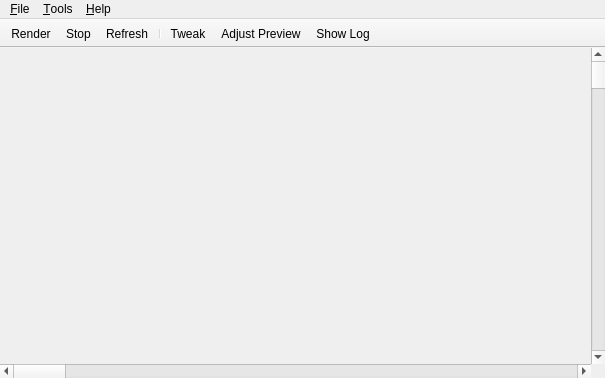
<?xml version="1.0" encoding="UTF-8"?>
<ui version="4.0">
 <class>MainWindow</class>
 <widget class="QMainWindow" name="MainWindow">
  <property name="geometry">
   <rect>
    <x>0</x>
    <y>0</y>
    <width>605</width>
    <height>378</height>
   </rect>
  </property>
  <property name="windowTitle">
   <string>Mitsuba renderer</string>
  </property>
  <property name="windowIcon">
   <iconset resource="resources.qrc">
    <normaloff>:/resources/appicon.png</normaloff>:/resources/appicon.png</iconset>
  </property>
  <property name="autoFillBackground">
   <bool>true</bool>
  </property>
  <property name="toolButtonStyle">
   <enum>Qt::ToolButtonTextUnderIcon</enum>
  </property>
  <property name="animated">
   <bool>false</bool>
  </property>
  <property name="documentMode">
   <bool>true</bool>
  </property>
  <property name="dockNestingEnabled">
   <bool>false</bool>
  </property>
  <property name="unifiedTitleAndToolBarOnMac">
   <bool>true</bool>
  </property>
  <widget class="QWidget" name="centralWidget">
   <layout class="QGridLayout" name="gridLayout" rowstretch="0,1,0" columnstretch="1,0">
    <property name="margin">
     <number>0</number>
    </property>
    <property name="spacing">
     <number>0</number>
    </property>
    <item row="1" column="0">
     <widget class="GLWidget" name="glView" native="true">
      <property name="sizePolicy">
       <sizepolicy hsizetype="Preferred" vsizetype="Preferred">
        <horstretch>0</horstretch>
        <verstretch>0</verstretch>
       </sizepolicy>
      </property>
     </widget>
    </item>
    <item row="1" column="1">
     <widget class="QScrollBar" name="vScrollBar">
      <property name="singleStep">
       <number>25</number>
      </property>
      <property name="orientation">
       <enum>Qt::Vertical</enum>
      </property>
     </widget>
    </item>
    <item row="2" column="0">
     <widget class="QScrollBar" name="hScrollBar">
      <property name="enabled">
       <bool>true</bool>
      </property>
      <property name="singleStep">
       <number>25</number>
      </property>
      <property name="tracking">
       <bool>true</bool>
      </property>
      <property name="orientation">
       <enum>Qt::Horizontal</enum>
      </property>
      <property name="invertedAppearance">
       <bool>false</bool>
      </property>
      <property name="invertedControls">
       <bool>true</bool>
      </property>
     </widget>
    </item>
    <item row="0" column="0" colspan="2">
     <widget class="CustomTabBar" name="tabBar" native="true">
      <property name="focusPolicy">
       <enum>Qt::NoFocus</enum>
      </property>
     </widget>
    </item>
   </layout>
  </widget>
  <widget class="QMenuBar" name="menuBar">
   <property name="geometry">
    <rect>
     <x>0</x>
     <y>0</y>
     <width>605</width>
     <height>25</height>
    </rect>
   </property>
   <widget class="QMenu" name="menuFile">
    <property name="title">
     <string>&amp;File</string>
    </property>
    <widget class="QMenu" name="menuOpen_Recent">
     <property name="title">
      <string>Open Recent</string>
     </property>
    </widget>
    <addaction name="actionOpen"/>
    <addaction name="menuOpen_Recent"/>
    <addaction name="actionImport"/>
    <addaction name="separator"/>
    <addaction name="actionRefresh"/>
    <addaction name="actionAdjustSize"/>
    <addaction name="actionDuplicateTab"/>
    <addaction name="separator"/>
    <addaction name="actionSave"/>
    <addaction name="actionSaveAs"/>
    <addaction name="actionExportImage"/>
    <addaction name="separator"/>
    <addaction name="actionClose"/>
    <addaction name="actionExit"/>
   </widget>
   <widget class="QMenu" name="menuHelp">
    <property name="title">
     <string>&amp;Help</string>
    </property>
    <property name="separatorsCollapsible">
     <bool>false</bool>
    </property>
    <addaction name="actionReferenceManual"/>
    <addaction name="actionNavigationControls"/>
    <addaction name="separator"/>
    <addaction name="actionFeedback"/>
    <addaction name="actionReportBug"/>
    <addaction name="separator"/>
    <addaction name="actionAbout"/>
   </widget>
   <widget class="QMenu" name="menuTools">
    <property name="title">
     <string>&amp;Tools</string>
    </property>
    <addaction name="actionUpdateCheck"/>
    <addaction name="actionStartServer"/>
    <addaction name="separator"/>
    <addaction name="actionSettings"/>
   </widget>
   <addaction name="menuFile"/>
   <addaction name="menuTools"/>
   <addaction name="menuHelp"/>
  </widget>
  <widget class="QToolBar" name="toolBar">
   <property name="enabled">
    <bool>true</bool>
   </property>
   <property name="sizePolicy">
    <sizepolicy hsizetype="Preferred" vsizetype="Preferred">
     <horstretch>0</horstretch>
     <verstretch>0</verstretch>
    </sizepolicy>
   </property>
   <property name="cursor">
    <cursorShape>ArrowCursor</cursorShape>
   </property>
   <property name="windowTitle">
    <string>toolBar</string>
   </property>
   <property name="movable">
    <bool>false</bool>
   </property>
   <property name="allowedAreas">
    <set>Qt::TopToolBarArea</set>
   </property>
   <property name="iconSize">
    <size>
     <width>32</width>
     <height>32</height>
    </size>
   </property>
   <property name="toolButtonStyle">
    <enum>Qt::ToolButtonIconOnly</enum>
   </property>
   <property name="floatable">
    <bool>false</bool>
   </property>
   <attribute name="toolBarArea">
    <enum>TopToolBarArea</enum>
   </attribute>
   <attribute name="toolBarBreak">
    <bool>false</bool>
   </attribute>
   <addaction name="actionRender"/>
   <addaction name="actionStop"/>
   <addaction name="actionRefresh"/>
   <addaction name="separator"/>
   <addaction name="actionRenderSettings"/>
   <addaction name="actionPreviewSettings"/>
   <addaction name="actionShowLog"/>
  </widget>
  <action name="actionOpen">
   <property name="checkable">
    <bool>false</bool>
   </property>
   <property name="icon">
    <iconset resource="resources.qrc">
     <normaloff>:/resources/open16.png</normaloff>:/resources/open16.png</iconset>
   </property>
   <property name="text">
    <string>&amp;Open ..</string>
   </property>
   <property name="shortcut">
    <string>Ctrl+O</string>
   </property>
  </action>
  <action name="actionRender">
   <property name="icon">
    <iconset resource="resources.qrc">
     <normaloff>:/resources/play.png</normaloff>:/resources/play.png</iconset>
   </property>
   <property name="text">
    <string>Render</string>
   </property>
   <property name="toolTip">
    <string>Start rendering</string>
   </property>
  </action>
  <action name="actionStop">
   <property name="icon">
    <iconset resource="resources.qrc">
     <normaloff>:/resources/stop.png</normaloff>:/resources/stop.png</iconset>
   </property>
   <property name="text">
    <string>Stop</string>
   </property>
   <property name="toolTip">
    <string>Stop rendering (and return to preview mode)</string>
   </property>
  </action>
  <action name="actionRefresh">
   <property name="icon">
    <iconset resource="resources.qrc">
     <normaloff>:/resources/refresh.png</normaloff>:/resources/refresh.png</iconset>
   </property>
   <property name="text">
    <string>&amp;Refresh</string>
   </property>
   <property name="toolTip">
    <string>Reload the scene file</string>
   </property>
   <property name="shortcut">
    <string>Ctrl+R</string>
   </property>
  </action>
  <action name="actionRenderSettings">
   <property name="enabled">
    <bool>true</bool>
   </property>
   <property name="icon">
    <iconset resource="resources.qrc">
     <normaloff>:/resources/settings.png</normaloff>:/resources/settings.png</iconset>
   </property>
   <property name="text">
    <string>Tweak</string>
   </property>
   <property name="toolTip">
    <string>Change rendering-related settings ..</string>
   </property>
  </action>
  <action name="actionExit">
   <property name="text">
    <string>E&amp;xit</string>
   </property>
   <property name="shortcut">
    <string>Ctrl+Q</string>
   </property>
  </action>
  <action name="actionAbout">
   <property name="icon">
    <iconset resource="resources.qrc">
     <normaloff>:/resources/about16.png</normaloff>:/resources/about16.png</iconset>
   </property>
   <property name="text">
    <string>&amp;About Mitsuba</string>
   </property>
  </action>
  <action name="actionSave">
   <property name="icon">
    <iconset resource="resources.qrc">
     <normaloff>:/resources/save16.png</normaloff>:/resources/save16.png</iconset>
   </property>
   <property name="text">
    <string>&amp;Save</string>
   </property>
   <property name="shortcut">
    <string>Ctrl+S</string>
   </property>
  </action>
  <action name="actionSaveAs">
   <property name="icon">
    <iconset resource="resources.qrc">
     <normaloff>:/resources/saveas16.png</normaloff>:/resources/saveas16.png</iconset>
   </property>
   <property name="text">
    <string>Save &amp;As ..</string>
   </property>
   <property name="shortcut">
    <string>Ctrl+Shift+S</string>
   </property>
  </action>
  <action name="actionShowLog">
   <property name="icon">
    <iconset resource="resources.qrc">
     <normaloff>:/resources/log.png</normaloff>:/resources/log.png</iconset>
   </property>
   <property name="text">
    <string>Show Log</string>
   </property>
   <property name="toolTip">
    <string>Show the program log</string>
   </property>
  </action>
  <action name="actionPreviewSettings">
   <property name="icon">
    <iconset resource="resources.qrc">
     <normaloff>:/resources/preview.png</normaloff>:/resources/preview.png</iconset>
   </property>
   <property name="text">
    <string>Adjust Preview</string>
   </property>
   <property name="toolTip">
    <string>Configure the realtime preview</string>
   </property>
  </action>
  <action name="actionImport">
   <property name="icon">
    <iconset resource="resources.qrc">
     <normaloff>:/resources/import16.png</normaloff>:/resources/import16.png</iconset>
   </property>
   <property name="text">
    <string>&amp;Import ..</string>
   </property>
  </action>
  <action name="actionSettings">
   <property name="icon">
    <iconset resource="resources.qrc">
     <normaloff>:/resources/preferences.png</normaloff>:/resources/preferences.png</iconset>
   </property>
   <property name="text">
    <string>&amp;Settings ..</string>
   </property>
  </action>
  <action name="actionStartServer">
   <property name="icon">
    <iconset resource="resources.qrc">
     <normaloff>:/resources/server.png</normaloff>:/resources/server.png</iconset>
   </property>
   <property name="text">
    <string>S&amp;tart Server ..</string>
   </property>
  </action>
  <action name="actionUpdateCheck">
   <property name="icon">
    <iconset resource="resources.qrc">
     <normaloff>:/resources/update.png</normaloff>:/resources/update.png</iconset>
   </property>
   <property name="text">
    <string>Check for &amp;Updates ..</string>
   </property>
  </action>
  <action name="actionNavigationControls">
   <property name="icon">
    <iconset resource="resources.qrc">
     <normaloff>:/resources/controls.png</normaloff>:/resources/controls.png</iconset>
   </property>
   <property name="text">
    <string>&amp;Navigation Controls</string>
   </property>
  </action>
  <action name="actionReferenceManual">
   <property name="icon">
    <iconset resource="resources.qrc">
     <normaloff>:/resources/help16.png</normaloff>:/resources/help16.png</iconset>
   </property>
   <property name="text">
    <string>&amp;Reference Manual</string>
   </property>
   <property name="shortcut">
    <string>F1</string>
   </property>
  </action>
  <action name="actionClose">
   <property name="icon">
    <iconset resource="resources.qrc">
     <normaloff>:/resources/close16.png</normaloff>:/resources/close16.png</iconset>
   </property>
   <property name="text">
    <string>&amp;Close Tab</string>
   </property>
   <property name="shortcut">
    <string>Ctrl+W</string>
   </property>
  </action>
  <action name="actionExportImage">
   <property name="icon">
    <iconset resource="resources.qrc">
     <normaloff>:/resources/picture16.png</normaloff>:/resources/picture16.png</iconset>
   </property>
   <property name="text">
    <string>Ex&amp;port Image ..</string>
   </property>
   <property name="shortcut">
    <string>Ctrl+E</string>
   </property>
  </action>
  <action name="actionDuplicateTab">
   <property name="icon">
    <iconset resource="resources.qrc">
     <normaloff>:/resources/duplicatetab.png</normaloff>:/resources/duplicatetab.png</iconset>
   </property>
   <property name="text">
    <string>&amp;Duplicate Tab</string>
   </property>
   <property name="shortcut">
    <string>Ctrl+D</string>
   </property>
  </action>
  <action name="actionAdjustSize">
   <property name="icon">
    <iconset resource="resources.qrc">
     <normaloff>:/resources/adjustsize16.png</normaloff>:/resources/adjustsize16.png</iconset>
   </property>
   <property name="text">
    <string>Resize to &amp;Fit</string>
   </property>
   <property name="shortcut">
    <string>Ctrl+F</string>
   </property>
  </action>
  <action name="actionFeedback">
   <property name="text">
    <string>Report &amp;Feedback</string>
   </property>
  </action>
  <action name="actionReportBug">
   <property name="text">
    <string>Report a &amp;Bug</string>
   </property>
  </action>
 </widget>
 <layoutdefault spacing="6" margin="11"/>
 <customwidgets>
  <customwidget>
   <class>GLWidget</class>
   <extends>QWidget</extends>
   <header>glwidget.h</header>
   <container>1</container>
  </customwidget>
  <customwidget>
   <class>CustomTabBar</class>
   <extends>QWidget</extends>
   <header>tabbar.h</header>
   <container>1</container>
  </customwidget>
 </customwidgets>
 <resources>
  <include location="resources.qrc"/>
 </resources>
 <connections/>
</ui>
